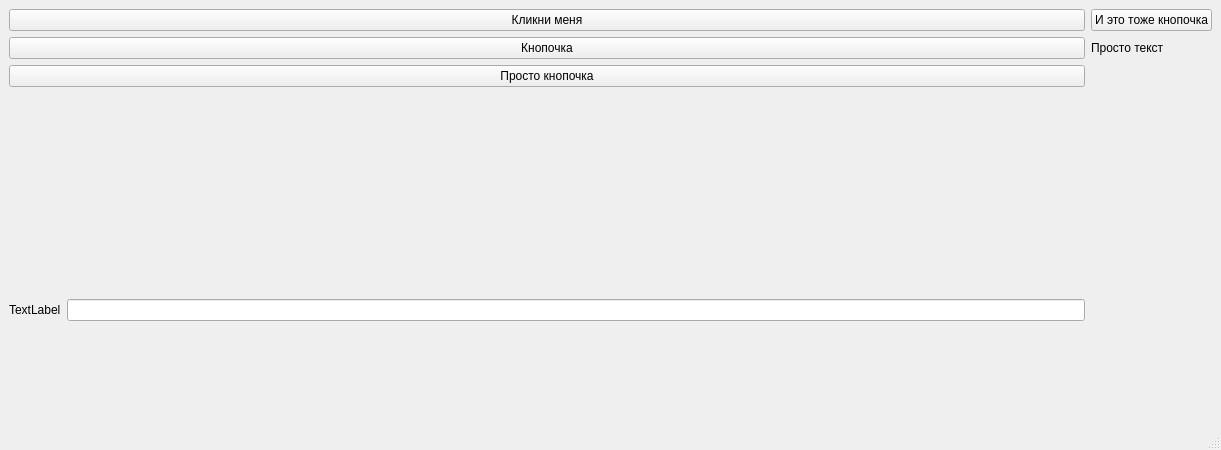
<?xml version="1.0" encoding="UTF-8"?>
<ui version="4.0">
 <class>MainWindow</class>
 <widget class="QMainWindow" name="MainWindow">
  <property name="geometry">
   <rect>
    <x>0</x>
    <y>0</y>
    <width>1221</width>
    <height>450</height>
   </rect>
  </property>
  <property name="windowTitle">
   <string>MainWindow</string>
  </property>
  <widget class="QWidget" name="centralwidget">
   <layout class="QGridLayout" name="gridLayout">
    <item row="2" column="1">
     <widget class="QLabel" name="label">
      <property name="text">
       <string>Просто текст</string>
      </property>
     </widget>
    </item>
    <item row="2" column="0">
     <widget class="QPushButton" name="pushButton_2">
      <property name="text">
       <string>Кнопочка</string>
      </property>
     </widget>
    </item>
    <item row="5" column="0">
     <layout class="QFormLayout" name="formLayout_2">
      <item row="0" column="1">
       <spacer name="verticalSpacer">
        <property name="orientation">
         <enum>Qt::Vertical</enum>
        </property>
        <property name="sizeType">
         <enum>QSizePolicy::Fixed</enum>
        </property>
        <property name="sizeHint" stdset="0">
         <size>
          <width>60</width>
          <height>200</height>
         </size>
        </property>
       </spacer>
      </item>
      <item row="1" column="0">
       <widget class="QLabel" name="label_2">
        <property name="text">
         <string>TextLabel</string>
        </property>
       </widget>
      </item>
      <item row="1" column="1">
       <widget class="QLineEdit" name="lineEdit">
        <property name="text">
         <string/>
        </property>
       </widget>
      </item>
     </layout>
    </item>
    <item row="0" column="1">
     <widget class="QPushButton" name="pushButton_3">
      <property name="text">
       <string>И это тоже кнопочка</string>
      </property>
     </widget>
    </item>
    <item row="0" column="0">
     <widget class="QPushButton" name="pushButton">
      <property name="text">
       <string>Кликни меня</string>
      </property>
     </widget>
    </item>
    <item row="4" column="0">
     <widget class="QPushButton" name="pushButton_4">
      <property name="text">
       <string>Просто кнопочка</string>
      </property>
     </widget>
    </item>
   </layout>
  </widget>
  <widget class="QMenuBar" name="menubar">
   <property name="geometry">
    <rect>
     <x>0</x>
     <y>0</y>
     <width>1221</width>
     <height>21</height>
    </rect>
   </property>
  </widget>
  <widget class="QStatusBar" name="statusbar"/>
 </widget>
 <resources/>
 <connections/>
</ui>
